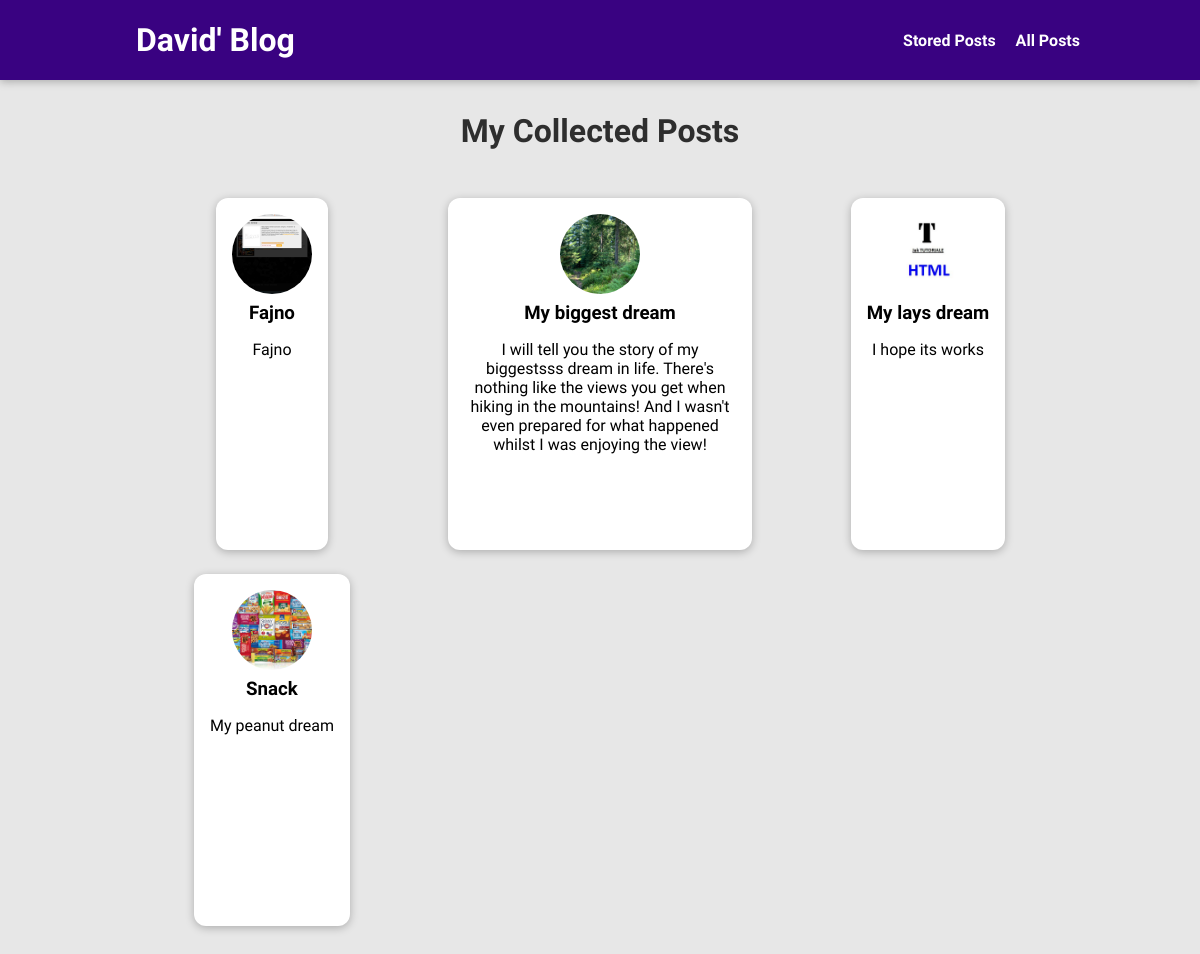
The page /posts on the database its author committed.
### blog/models.py (models this page shows, shortened)
class Post(models.Model):
    title = models.CharField(max_length=100)
    image = models.ImageField(upload_to="posts", null=True)
    author = models.ForeignKey(Author, on_delete = models.PROTECT, null = False)
    date = models.DateField( auto_now=False, auto_now_add=True)
    slug = models.SlugField(null=False,unique = True, db_index=True)
    excerpt = models.CharField(max_length=350)
    content = models.TextField(validators=[MinLengthValidator(10)])
    tags = models.ManyToManyField(Tag)

### blog/views.py (the view)
# urls.py: path("posts", views.AllPostsView.as_view(),name = "posts"),
class AllPostsView(ListView):
    template_name = "blog/posts.html"
    model = Post
    ordering = ["-date"]
    context_object_name = "all_posts"

### blog/templates/blog/posts.html (shortened to what this page needs)
{% extends "base.html" %}
{% load static %}
{% block css_files %}
<link rel= "stylesheet" href="{% static "blog/posts.css" %}"/>
<link rel= "stylesheet" href="{% static "blog/post.css" %}"/>
{% endblock %}
{% block content %}
<section id= "all-posts">
    <h2>My Collected Posts</h2>
    <ul>
        {% for post in all_posts %}
        {% include "blog/includes/post.html" %}
          {% endfor %}
    </ul>
</section>
{% endblock%}

### blog/templates/blog/includes/post.html
<li>
    <article class="post">
        <a href="{% url "singpo" post.slug%}">
            <img src="{{ post.image.url }}" alt="{{ post.title}}"/>
            <div class="post__content">
                <h3>{{ post.title }}</h3>
                <p>{{ post.excerpt }}  <! post odnosi się do iteracji funkcji for w pliku index.html>
                </p>
            </div>
          </a>
        </article>
      </li>

### static/styles.css (style rules this page uses)
* { box-sizing: border-box; }
html { font-family: 'Roboto Condensed', sans-serif; }
body { margin: 0; }
h1, h2, h3 { font-family: 'Roboto Condensed', sans-serif; font-weight: bold; }

### blog/static/blog/posts.css (style rules this page uses)
body { background-color: #e7e7e7; }
#all-posts { margin: 7rem auto; width: 90%; max-width: 60rem; }
#all-posts h2 { text-align: center; font-size: 2rem; color: #2e2e2e; margin: 3rem 0; }
ul { list-style: none; margin: 0; padding: 0; display: grid; grid-template-columns: repeat(auto-fill, minmax(17rem, 1fr)); gap: 1.5rem; }
.post img { width: 7rem; height: 7rem; }
.post a { height: 22rem; transform-origin: center; box-shadow: 0 2px 8px rgba(0, 0, 0, 0.25); border-radius: 12px; background-color: white; }

### blog/static/blog/post.css (style rules this page uses)
.post { display: flex; flex-direction: column; align-items: center; text-align: center; }
.post a { text-decoration: none; color: black; transition: all 0.2s ease; padding: 1rem; }
.post img { width: 5rem; height: 5rem; object-fit: cover; border-radius: 50%; }
.post h3 { margin: 0.25rem 0; }

### rows shown on the page
Post: image (picture), title "Fajno", excerpt "Fajno"
Post: image (picture), title "My biggest dream", excerpt "I will tell you the story of my biggestsss dream in life. There's nothing like the views you get when hiking in the mountains! And I wasn't even prepared for what happened whilst I was enjoying the view!"
Post: image (picture), title "My lays dream", excerpt "I hope its works"
Post: image (picture), title "Snack", excerpt "My peanut dream"
